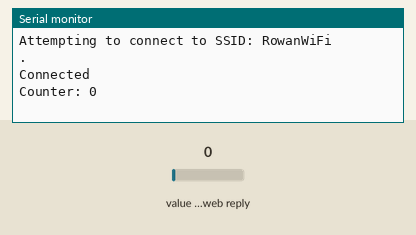
This sketch was run on a simulated ESP8266 (NodeMCU). Shown: the last lines printed to the serial monitor. The test bench sets the inputs (shaded band); at power-on: value in the web reply 0. WiFi joins after 1.5 s; servers stay silent unless stated; web services answer with replies made up by the test bench.

Above: at 18.0 s.
18.1 s: value in the web reply set to 2
At 22.1 s:
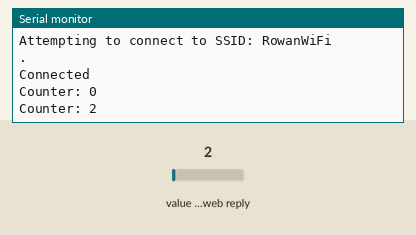
33.5 s: value in the web reply set to 25
At 37.3 s:
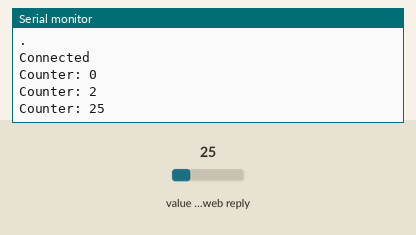
Timing chart, 0 to 38.8 s (numbered marks = the images above; inputs shaded):
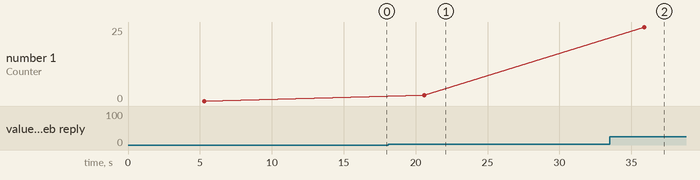

The sketch:

git_readexample.ino
```cpp
#include <ESP8266WiFi.h>
//#include "secrets.h"
#include "ThingSpeak.h" // always include thingspeak header file after other header files and custom macros

char ssid[] = "RowanWiFi";   // your network SSID (name)
char pass[] = "";   // your network password
WiFiClient  client;

// Counting channel details
unsigned long counterChannelNumber = 1563202;
const char * myCounterReadAPIKey = "YB59CV1CV30WXQSN";
unsigned int counterFieldNumber = 1;

void setup() {
 Serial.begin(115200);  // Initialize serial
 while (!Serial) {
   ; // wait for serial port to connect. Needed for native USB port only
 }

 WiFi.mode(WIFI_STA);
 ThingSpeak.begin(client);  // Initialize ThingSpeak
}

void loop() {

//  int statusCode = 0;

 // Connect or reconnect to WiFi
 if(WiFi.status() != WL_CONNECTED){
   Serial.print("Attempting to connect to SSID: ");
   Serial.println(ssid);
   while(WiFi.status() != WL_CONNECTED){
     WiFi.begin(ssid, pass); // Connect to WPA/WPA2 network. Change this line if using open or WEP network
     Serial.print(".");
     delay(5000);
   }
   Serial.println("\nConnected");
 }

readDoorChannel();

 delay(15000); // No need to read the counter too often.

}

void readDoorChannel(void) {
 int statusCode;

 // Read in field 1 of the private channel which is a counter
 long doorSignal = ThingSpeak.readLongField(counterChannelNumber, counterFieldNumber, myCounterReadAPIKey);

  // Check the status of the read operation to see if it was successful
 statusCode = ThingSpeak.getLastReadStatus();
 if(statusCode == 200){
   Serial.println("Counter: " + String(doorSignal));
 }
 else{
   Serial.println("Problem reading channel. HTTP error code " + String(statusCode));
 }

}
```

Measured:
- after the input at 18.1 s, the serial monitor: prints a new line after 2.5 s (image 1)
- after the input at 33.5 s, the serial monitor: prints a new line after 2.4 s (image 2)
- plotted number 1: 0 → 2 after the input at 18.1 s, 2 → 25 after the input at 33.5 s
